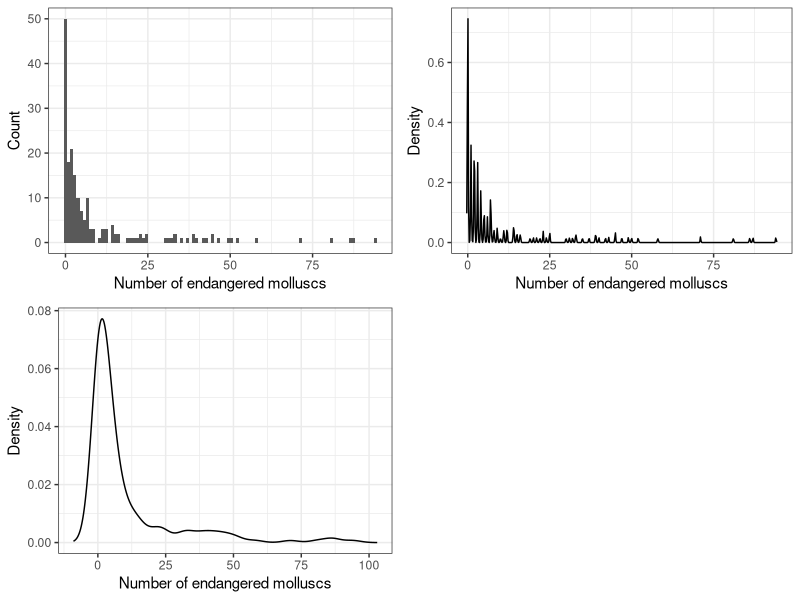

Recreate this plot in R.
## ---- chunk 1
list.of.packages <- c("ggplot2", "gridExtra")
new.packages <- list.of.packages[!(list.of.packages %in% installed.packages()[,"Package"])]
if(length(new.packages)) install.packages(new.packages)

library(ggplot2)
library(gridExtra)
## ---- chunk 2
countries <- read.csv("data/countries.csv")

# Subset only countries with less than 100 molluscs
countries <- countries[countries$bi_molluscs < 100,]
## ---- chunk 3
p1 <- ggplot(countries, aes(x = bi_molluscs)) + 
  geom_histogram(bins = 100) + 
  theme_bw() + 
  xlab("Number of endangered molluscs") + 
  ylab("Count")

# Narrow bandwidth
dens <- density(countries$bi_molluscs, bw = 0.1)
p2 <- ggplot(data.frame(x = dens$x, y = dens$y), aes(x = x, y = y)) + 
  geom_line() + 
  theme_bw() + 
  xlab("Number of endangered molluscs") + 
  ylab("Density")

# Wide bandwidth
dens <- density(countries$bi_molluscs, bw = 3)
p3 <- ggplot(data.frame(x = dens$x, y = dens$y), aes(x = x, y = y)) + 
  geom_line() + 
  theme_bw() + 
  xlab("Number of endangered molluscs") + 
  ylab("Density")

grid.arrange(p1, p2, p3, ncol = 2, nrow=2)
## ---- chunk 4
# TODO: Find specfic \hat{p} for the data
